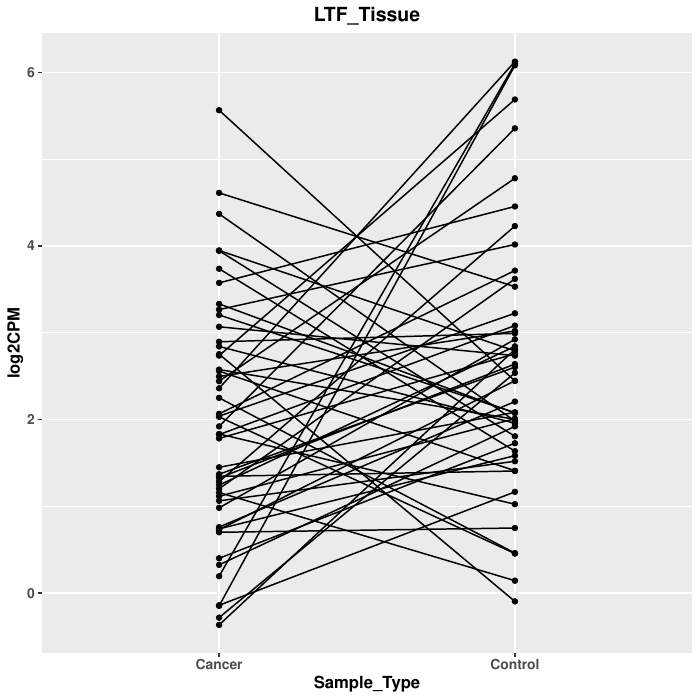

Reproduce this figure in R.
library("ggplot2")
cpm_df = read.csv('LTF.log2cpm.xls',sep='\t',header=T)

control <- cpm_df$log2CPM[cpm_df$Sample_Type == "Control"]
cancer <- cpm_df$log2CPM[cpm_df$Sample_Type == "Cancer"]
wilcox.test(control,cancer,paired = TRUE)

pdf('LTF.log2cpm.pdf')

ggplot(data=cpm_df,mapping=aes(x=Sample_Type,y=log2CPM,group=Sample_Name))+
  geom_line()+ geom_point() + labs(title='LTF_Tissue')+
  theme(plot.title = element_text(hjust = 0.5, size=14,face="bold"), axis.title.x=element_text(size=12,face="bold"), axis.title.y=element_text(size=12,face="bold"),axis.text.x=element_text(size=10,face="bold"),axis.text.y=element_text(size=10,face="bold"))

dev.off()
